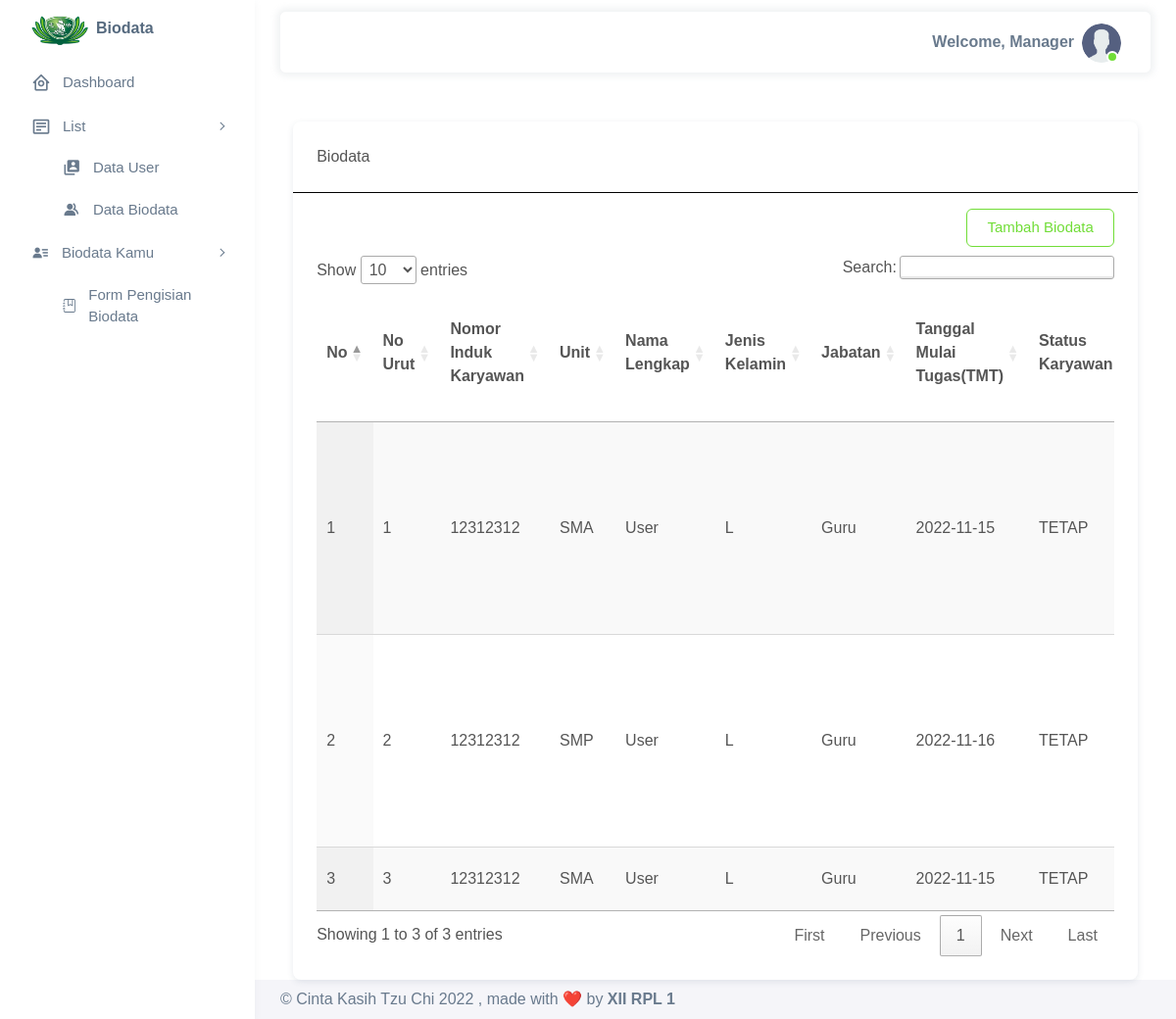
Page /frontend/biodata/index.php (signed in) on the committed database.
### tables this page shows
CREATE TABLE `biodata` (
  `id` int(11) NOT NULL,
  `nomor_induk_karyawan` varchar(8) NOT NULL,
  `unit` varchar(3) NOT NULL,
  `nama_lengkap` varchar(50) NOT NULL,
  `jenis_kelamin` enum('L','P') NOT NULL,
  `jabatan` varchar(20) NOT NULL,
  `tanggal_mulai_tugas` date NOT NULL,
  `status_karyawan` varchar(10) NOT NULL,
  `skpwt/sk` varchar(25) NOT NULL,
  `tempat_lahir` varchar(20) NOT NULL,
  `tanggal_lahir` date NOT NULL,
  `medical_check_up` date NOT NULL,
  `status_kk` varchar(3) NOT NULL,
  `nik_ktp` varchar(16) NOT NULL,
  `alamat_ktp` text NOT NULL,
  `no_npwp` varchar(16) NOT NULL,
  `alamat_npwp` text NOT NULL,
  `rekening_sinarmas` varchar(10) NOT NULL,
  `bpjs_tenaga_kerja` varchar(11) NOT NULL,
  `bpjs_kesehatan` varchar(13) NOT NULL,
  `pendidikan_terakhir` varchar(5) NOT NULL,
  `jurusan` varchar(25) NOT NULL,
  `alamat_sekarang` varchar(25) NOT NULL,
  `nohp` varchar(13) NOT NULL,
  `agama` varchar(13) NOT NULL,
  `golongan_darah` varchar(3) NOT NULL,
  `email_sekolah` varchar(50) NOT NULL,
  `email_pribadi` varchar(50) NOT NULL,
  `status_relawan` varchar(10) NOT NULL,
  `id_relawan` varchar(10) NOT NULL,
  `resign` enum('AKTIF','MATI','RESIGN') NOT NULL,
  `gambar` varchar(50) NOT NULL
);

### frontend/biodata/index.php (the view, shortened to what this page needs)
<?php
include "../header.php";
?>
<body>
    <div class="row justify-content-center">
        <div class="col-md-11">
            <div class="card" style="margin-top:50px;">
                <div class="card-header" style="border-bottom:black solid 1px;">Biodata<br>
                </div>
                <div class="card-body" style="margin-top:1em;">
                <?php
                if($_SESSION['hak_akses'] != "User"){
                ?>
                    <span style="float:right;"><a href="../formisi/">
                            <button class="btn btn-outline-success">Tambah Biodata</button>
                        </a>
                    </span>
                    <?php
                }
                    ?>
                    <div class="table-responsive" style="margin-top:3em;">
                        <table id="table" class="display">
                            <thead>
                                <tr>
                                    <th>No</th>
                                    <th>No Urut</th>
                                    <th>Nomor Induk Karyawan</th>
                                    <th>Unit</th>
                                    <th>Nama Lengkap</th>
                                    <th>Jenis Kelamin</th>
                                    <th>Jabatan</th>
                                    <th>Tanggal Mulai Tugas(TMT)</th>
                                    <th>Status Karyawan</th>
                                </tr>
                            </thead>
                            <tbody>
                                <?php
                                include '../../config/koneksi.php';
                                if($_SESSION['hak_akses'] != "User"){
                                  $query = mysqli_query($db, "SELECT * FROM biodata");
                                }
                                else{
                                    $nama=$_SESSION['nama'];
                                    $query = mysqli_query($db, "SELECT * FROM biodata WHERE nama_lengkap='$nama'");
                                }
                                if(mysqli_num_rows($query) > 0){
                                  while($row = mysqli_fetch_array($query)){
                                  ?>
                                <tr>
                                    <td><?= $no++ ?></td>
                                    <td><?= $row['id'] ?></td>
                                    <td><?= $row['nomor_induk_karyawan'] ?></td>
                                    <td><?= $row['unit'] ?></td>
                                    <td><?= $row['nama_lengkap'] ?></td>
                                    <td><?= $row['jenis_kelamin'] ?></td>
                                    <td><?= $row['jabatan'] ?></td>
                                    <td><?= $row['tanggal_mulai_tugas'] ?></td>
                                    <td><?= $row['status_karyawan'] ?></td>
                                </tr>
                                <?php
                                  }
                                }
                                else{
                                  ?>
                                <tr><td colspan=14 style="text-align:center;"> Data Masih Kosong, Mulai Isi Daftar Biodata di
                                    Kanan Atas</td></tr>
                                <?php
                                }
                                ?>
                            </tbody>
                        </table>
                    </div>
                </div>
            </div>
        </div>
    </div>
        <?php
include "../footer.php";
?>

### rows in the picture
biodata: id "1", nomor_induk_karyawan "12312312", unit "SMA", nama_lengkap "User", jenis_kelamin "L", jabatan "Guru", tanggal_mulai_tugas "2022-11-15", status_karyawan "TETAP"
biodata: id "2", nomor_induk_karyawan "12312312", unit "SMP", nama_lengkap "User", jenis_kelamin "L", jabatan "Guru", tanggal_mulai_tugas "2022-11-16", status_karyawan "TETAP"
biodata: id "3", nomor_induk_karyawan "12312312", unit "SMA", nama_lengkap "User", jenis_kelamin "L", jabatan "Guru", tanggal_mulai_tugas "2022-11-15", status_karyawan "TETAP"

### other values in the picture
$_SESSION['nama'] "Manager"
